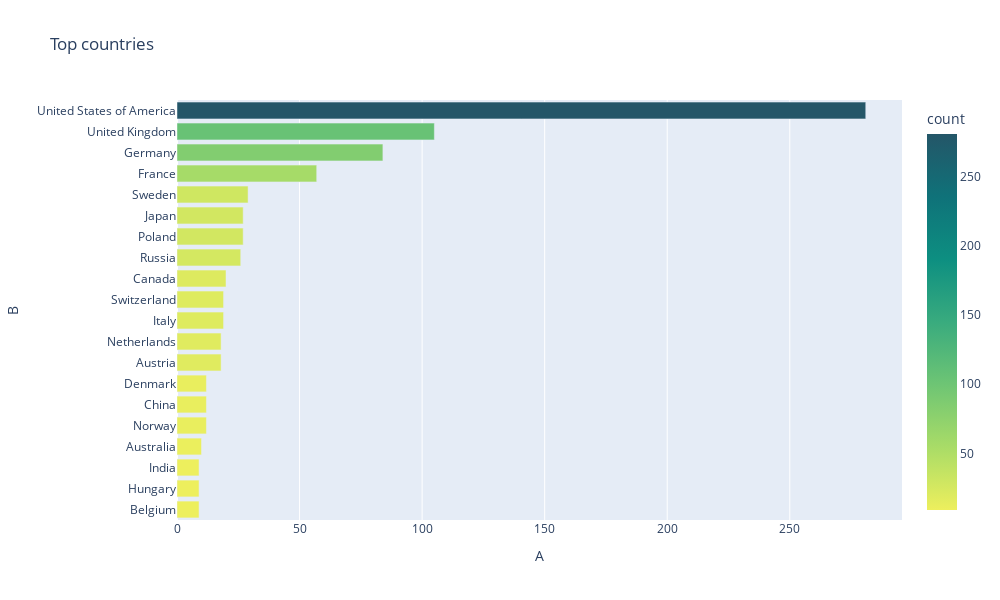

The cell this chart's notebook holds for it:
### Code cell
top_countries_chart = px.bar(data_frame=top20_countries[:20], x='count', y='country', orientation='h', title='Top countries', color_continuous_scale="Aggrnyl_r", color='count', width=1000, height=600)
top_countries_chart.update_layout(xaxis_title="A", yaxis_title="B", yaxis={'categoryorder' : 'total ascending'})
top_countries_chart.show()

### Figure 1 — Plotly figure (JSON) as saved in the notebook; plotly's stock layout.template omitted (floating-point values rounded to 4 significant figures)
{"data": [{"hovertemplate": "count=%{marker.color}<br>country=%{y}<extra></extra>", "legendgroup": "", "marker": {"color": [281, 105, 84, 57, 29, 27, 27, 26, 20, 19, 19, 18, 18, 12, 12, 12, 10, 9, 9, 9], "coloraxis": "coloraxis", "pattern": {"shape": ""}}, "name": "", "orientation": "h", "showlegend": false, "textposition": "auto", "type": "bar", "x": [281, 105, 84, 57, 29, 27, 27, 26, 20, 19, 19, 18, 18, 12, 12, 12, 10, 9, 9, 9], "xaxis": "x", "y": ["United States of America", "United Kingdom", "Germany", "France", "Sweden", "Poland", "Japan", "Russia", "Canada", "Italy", "Switzerland", "Austria", "Netherlands", "Norway", "China", "Denmark", "Australia", "Belgium", "Hungary", "India"], "yaxis": "y"}], "layout": {"barmode": "relative", "coloraxis": {"colorbar": {"title": {"text": "count"}}, "colorscale": [[0, "rgb(237, 239, 93)"], [0.1667, "rgb(169, 220, 103)"], [0.3333, "rgb(110, 197, 116)"], [0.5, "rgb(57, 171, 126)"], [0.6667, "rgb(13, 143, 129)"], [0.8333, "rgb(15, 114, 121)"], [1, "rgb(36, 86, 104)"]]}, "height": 600, "legend": {"tracegroupgap": 0}, "title": {"text": "Top countries"}, "width": 1000, "xaxis": {"anchor": "y", "domain": [0, 1], "title": {"text": "A"}}, "yaxis": {"anchor": "x", "categoryorder": "total ascending", "domain": [0, 1], "title": {"text": "B"}}}}
